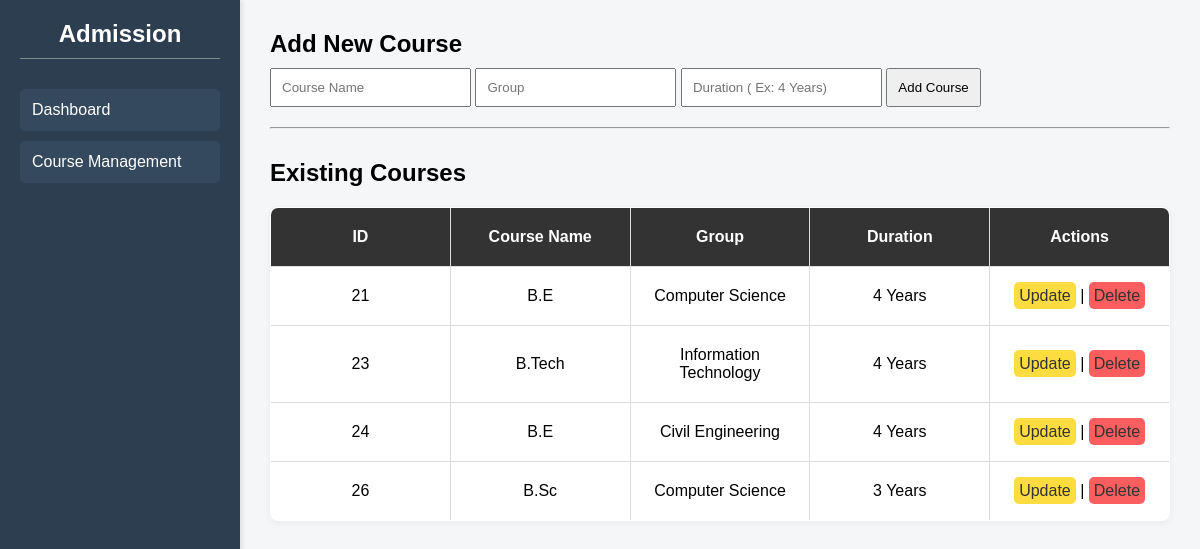
Page /Admission_db/course_management.php (signed in) on the committed database.
### tables this page shows
CREATE TABLE `courses` (
  `id` int(11) NOT NULL,
  `course_name` varchar(100) NOT NULL,
  `group_name` varchar(100) DEFAULT NULL,
  `duration` varchar(50) DEFAULT NULL
);

### Admission_db/course_management.php (the view, shortened to what this page needs)
<?php
$conn = new mysqli("localhost", "root", "", "admission_db");
$course_list = $conn->query("SELECT * FROM courses");
$edit_id = isset($_GET['edit']) ? intval($_GET['edit']) : 0;
?>
<!DOCTYPE html>
<html lang="en">
<head>
</head>
<body>
  <div class="sidebar">
    <h2>Admission</h2>
    <a href="admin_dashboard.php">Dashboard</a>
    <a href="course_management.php">Course Management</a>
  </div>
  <div class="main">
<div class="fixed">
     <h2>Add New Course</h2>
    <form method="post" class="form">
        <input type="text" class="input" name="course_name" placeholder="Course Name" required>
      <input type="text" class="input" name="group_name" placeholder="Group" required>
        <input type="text" class="input" name="duration" placeholder="Duration ( Ex: 4 Years)" required>
        <button type="submit" class="input" name="add">Add Course</button>
    </form>
    <hr>
    <div class="h2_message">
    <h2 class="h2">Existing Courses</h2>
</div>
</div>
    <table border="1" cellpadding="8">
        <tr>
            <th>ID</th>
            <th>Course Name</th>
            <th>Group</th>
            <th>Duration</th>
            <th>Actions</th>
        </tr>
        <?php while ($course = $course_list->fetch_assoc()): ?>
            <?php if ($edit_id === (int)$course['id']): ?>
                <form method="post">
                    <tr>
                        <td><?= $course['id']; ?><input type="hidden" name="id" value="<?= $course['id']; ?>"></td>
                        <td><input type="text" class="inputbox" name="course_name" value="<?=($course['course_name']); ?>"></td>
                        <td><input type="text" class="inputbox" name="group_name" value="<?=($course['group_name']); ?>"></td>
                        <td><input type="text" class="inputbox" name="duration" value="<?=($course['duration']); ?>"></td>
                        <td>
                            <button type="submit" name="update">Save</button>
                            <a href="course_management.php">Cancel</a>
                        </td>
                    </tr>
                </form>
            <?php else: ?>
                <tr>
                    <td><?= $course['id']; ?></td>
                    <td><?= ($course['course_name']); ?></td>
                    <td><?= ($course['group_name']); ?></td>
                    <td><?= ($course['duration']); ?></td>
                    <td>
                        <a class="update" href="course_management.php?edit=<?= $course['id']; ?>">Update</a> |
                        <a class="delete" href="course_management.php?delete=<?= $course['id']; ?>" onclick="return confirm('Are you sure you want to delete this course?');">Delete</a>
                    </td>
                </tr>
            <?php endif; ?>
        <?php endwhile; ?>
    </table>
  </div>
</body>
</html>

### Admission_db/course_management.php (style rules this page uses)
* { box-sizing: border-box; margin: 0; padding: 0; font-family: Arial, sans-serif; }
body { min-height: 100vh; }
.sidebar { position: fixed; top: 0; left: 0; width: 20%; height: 100vh; background-color: #2c3e50; color: white; padding: 20px; box-shadow: 2px 0 5px rgba(0, 0, 0, 0.1); }
.sidebar h2 { font-size: 24px; margin-bottom: 30px; text-align: center; border-bottom: 1px solid #7f8c8d; padding-bottom: 10px; }
.sidebar a { display: block; color: white; padding: 12px; text-decoration: none; border-radius: 5px; margin-bottom: 10px; background-color: #34495e; transition: background 0.3s; }
.main { margin-left: 20%; width: 80%; padding: 30px; background-color: #f4f6f8; min-height: 100vh; }
.input { padding:10px; }
.form { margin-top:10px; margin-bottom:20px; }
.h2 { margin-top:10px; }
.update { padding:5px; background-color:rgb(252, 220, 64); transition: background-color 0.3s ease, transform 0.2s ease; border-radius:5px ; }
.delete { padding:5px; background-color:rgb(251, 94, 94); transition: background-color 0.3s ease, transform 0.2s ease; border-radius:5px ; }
.h2_message { display: flex; align-items: center; justify-content: space-between; margin-top: 20px; gap: 20px; }
table { width: 100%; border-collapse: collapse; background: #fff; margin-top: 20px; box-shadow: 0 2px 8px rgba(0,0,0,0.05); border-radius: 8px; overflow: hidden; table-layout: fixed; }
th, td { padding: 5px; border: 1px solid #ddd; padding:20px; text-align: center; font-size : 16px; }
th { background-color: #333; color: white; }
a { text-decoration: none; color: #333; }

### rows in the picture
courses: id "21", course_name "B.E", group_name "Computer Science", duration "4 Years"
courses: id "23", course_name "B.Tech", group_name "Information Technology", duration "4 Years"
courses: id "24", course_name "B.E", group_name "Civil Engineering", duration "4 Years"
courses: id "26", course_name "B.Sc", group_name "Computer Science", duration "3 Years"
